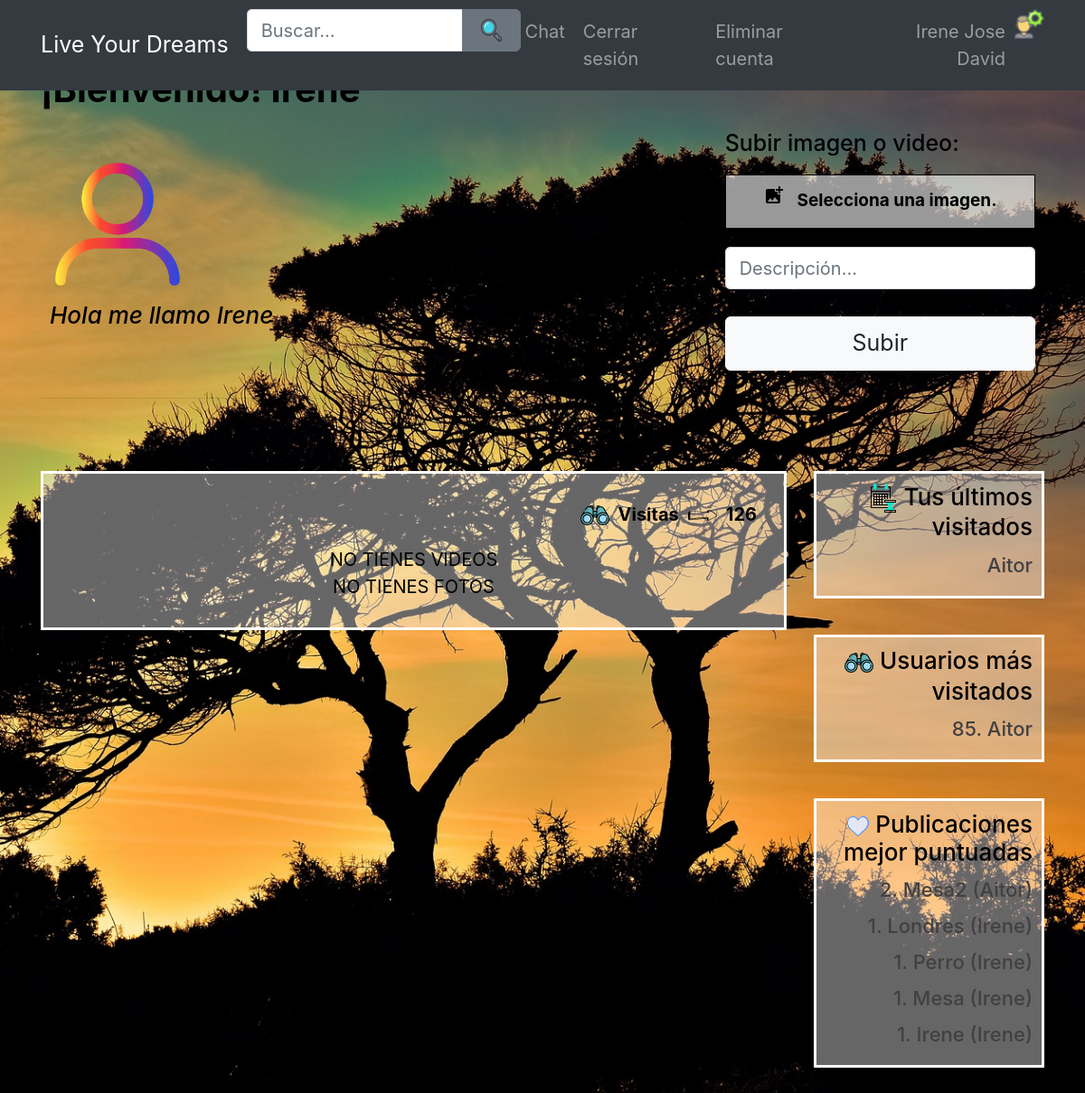
The app's page /paginausuarios.php?npag=3 (signed in) with its own data.
### tables this page shows
CREATE TABLE `usuarios` (
  `usuarioID` int(11) NOT NULL,
  `username` varchar(255) NOT NULL,
  `password` varchar(255) NOT NULL,
  `email` varchar(255) NOT NULL,
  `active` varchar(255) NOT NULL,
  `resetToken` varchar(255) DEFAULT NULL,
  `resetComplete` varchar(3) DEFAULT 'No',
  `visitas` int(11) DEFAULT '0',
  `descripcion` varchar(255) NOT NULL,
  `imagen` varchar(255) NOT NULL,
  `ultVisitas` longtext NOT NULL
);

### paginausuarios.php (the view, shortened to what this page needs)
<?php
require('includes/config.php');
require('layout/header.php');
?>
<div class="container">
    <div class="row principal">
        <div class="col-xs-12 col-sm-12 col-md-12 col-sm-offset-2 col-md-offset-3 mb-4">
            <h2 style="font-weight: bold;">¡Bienvenido! <?php echo htmlspecialchars($_SESSION['username'], ENT_QUOTES); ?></h2>
            <?php
            $stmt = $db->query("SELECT imagen, descripcion FROM usuarios WHERE usuarioID = " . $_SESSION['usuarioID']);
            while ($row = $stmt->fetch()) {
                if (empty($row['imagen'])) {
                    $imagenP = "usuario.jpg";
                } else {
                    $imagenP = $row['imagen'];
                }
                if (empty($row['descripcion'])) {
                    $descripcionP = "Descripcion";
                } else {
                    $descripcionP = $row['descripcion'];
                }
                $stmt = $db->query("SELECT imagen, descripcion,ultVisitas FROM usuarios WHERE usuarioID = " . $_SESSION['usuarioID']);     $row = $stmt->fetch();
            }
            ?>
            <div class="row" style="padding:10px;">
                <div class="col-xs-12 col-sm-12 col-md-7 col-lg-8 perfilUsu">
                    <div>
                        <?php echo '<img class="imgPerfil" src="imagenes/' . $imagenP . '">' . "\n"; ?>
                    </div>
                    <div>
                        <h4 class="descrip">
                            <?php echo $descripcionP; ?>
                        </h4>
                    </div>
                </div>
                <div class="col-xs-12 col-sm-12 col-md-5 col-lg-4 subida">
                    <form id="uploadimage" method="POST" action="imagen-ajax.php" enctype="multipart/form-data">
                        <h5 class="etiquetaSubir"><label>Subir imagen o video:</label></h5>
                            <label for="file" class="seleccionImgP">
                                <i class="material-icons">
                                </i> &nbsp;
                                Selecciona una imagen.
                            </label>
                        <div class="row mt-3 nomargin">
                            <input type="text" name="descripcion" id="des" class="form-control col-xs-12 col-md-12 mb-3" placeholder="Descripción...">
                        </div>
                        <div class="row">
                            <div class="col-xs-6 col-md-12"><input type="submit" name="submit" value="Subir" class="mt-2 btn btn-light btn-block btn-lg" tabindex="5" /></div>
                        </div>
                    </form>
                </div>
            </div>
            <hr>
        </div>
        <div class="col-xs-2 col-sm-12 col-md-12 col-sm-offset-12 col-md-offset-12 mt-4">
            <div class="row">
                <div class="col-xs-12 col-sm-12 col-md-9 col-lg-9">
                    <div class="contenedorTodo">
                        <?php
                        $stmt = $db->query("SELECT visitas FROM usuarios WHERE usuarioID = " . $_SESSION['usuarioID']);
                        $visitas = '';
                        while ($row = $stmt->fetch()) {
                            $visitas = $row['visitas'];
                        }
                        ?>
                        <div class="visitas">
                            <img src="img/app/binoculars.png">
                            <p>Visitas</p>
                            <img src="img/app/next.png">
                            <p class="" data-count="2200"><?php echo $visitas ?></p>
                        </div>
                        <?php
                        $contft = 0;
                        $contvd = 0;
                            ?>
                <?php
                if ($contvd == 0) {
                    echo '<span>NO TIENES VIDEOS</span></br>';
                }
                if ($contft == 0) {
                    echo '<span>NO TIENES FOTOS</span>';
                }
            ?>
            </div>
        </div>
        <div class="col-xs-12 col-sm-12 col-md-3 col-lg-3 users-table contenedorListas">
            <div class="listas">
                <h4><img src='img/app/calendario.png'> Tus últimos visitados</h4>
    <?php
        if(isset($_SESSION["historial"])){
                    $historico = $_SESSION["historial"];
                    foreach ($historico as $valor){
                            $id=$valor;
                        if ($id != $_SESSION['usuarioID']) {
                            $stmt = $db->query("SELECT * FROM usuarios WHERE active = 'Yes' and usuarioId=$id");
                            while ($row = $stmt->fetch()) {
                                $nombre = $row['username'];
                                    echo "<h5 color='green'><a href='vistausuario.php?id=$id&nombreusuario=$nombre'>$nombre</a></h5>";
                            }
                        }
                    }
        }else{
            echo "<h5 color='green'>No hay registros</h5>";
        }
    ?>
            </div>
            <div class="listas">
                <h4><img src='img/app/binoculars.png'> Usuarios más visitados</h4>
                <?php
                $stmt = $db->query("SELECT * FROM usuarios WHERE active = 'Yes'");
                while ($row = $stmt->fetch()) {
                    $nombre = $row['username'];
                    $id = $row['usuarioID'];
                    $nvisitas = $row['visitas'];
                    if ($id != $_SESSION['usuarioID'] && $nvisitas>0) {
                        echo "<h5 color='green'><a href='vistausuario.php?id=$id&nombreusuario=$nombre'>$nvisitas.  $nombre</a></h5>";
                    }
                }
                ?>
            </div>
            <div class="listas">
                <h4> <img src='img/app/heart.png'> Publicaciones mejor puntuadas</h4>
                <?php
                $stmt = $db->query("SELECT *, 'ft' AS tipo FROM imagen UNION select *, 'vd' AS tipo from video order by likes DESC LIMIT 5");
                while ($row = $stmt->fetch()) {
                    $descripcion = ucwords($row['descripcion']);
                    $usuarioID = $row['usuarioID'];
                    $id = $row['idfoto'];
                    $nlike = $row['likes'];
                    $stmt2 = $db->query("SELECT username from usuarios where usuarioID=" . $usuarioID);
                    $nombre = $stmt2->fetch();
                    $nombre = $nombre['username'];
                    if ($nombre != null && $nlike >0 ) {
                        echo '<div class="contadorLikes2">';
                        echo "<h5 color='green'><a href='vistausuario.php?id=$usuarioID&nombreusuario=$nombre/#$id'>$nlike.  $descripcion ($nombre)</h5>";
                        echo '</div>';
                    }
                }
                ?>
            </div>
        </div>
    </div>
</div>
</div>
</div>
<?php
require('layout/footer.php');
?>

### style/main.css (style rules this page uses)
a { color: #EF1F2F; text-decoration: none; }
html, body { height: auto; font-size: 20px; color: black; }
body { background: url("../img/foto_fondo.jpg") no-repeat center center fixed; background-size: cover; }
.nomargin { margin-left: 0!important; margin-right: 0!important; }
.users-table a { color: rgb(66, 65, 65); }
@media only screen and (min-width:1200px) { .users-table a { font-size: 22px; } }
@media only screen and (min-width:1200px) { h4 { font-size: 26px; } }
.contenedorTodo { padding: 30px; border: 3px solid white; text-align: center; background: rgba(255, 255, 255, 0.4); margin-bottom: 20px; }

### style/paginausuarios.css (style rules this page uses)
.contenedorListas { color: black; text-align: right; }
.listas { padding: 10px 10px 10px 0; border: 3px solid white; background: rgba(255, 255, 255, 0.4); margin-bottom: 40px; }
.visitas { display: flex; justify-content: right; align-items: flex-start; }
.visitas img { margin-left: 10px; margin-right: 10px; }
.visitas p { font-weight: bold; }
.imgPerfil { width: 150px; height: 150px; }
.perfilUsu { margin-top: 30px; }
.descrip { font-style: italic; margin-top: 10px; }
.principal { text-align: left; }
.subida { text-align: left; }
.seleccionImgP { height: 60px; width: 100%; border: solid 1px black; background: rgba(255, 255, 255, 0.6); margin: auto; font-size: 19px; text-align: center; padding-right: 12px; padding-top: 10px; padding-left: 12px; font-weight: bold; }

### records on screen
usuarios: imagen (picture), descripcion "Hola me llamo Irene", visitas "126", username "Irene"
usuarios: username "Aitor", visitas "85"

### other values on screen
$nlike "2"
$descripcion "Mesa2"
$nlike "1"
$descripcion "Londres"
$descripcion "Perro"
$descripcion "Mesa"
$descripcion "Irene"
